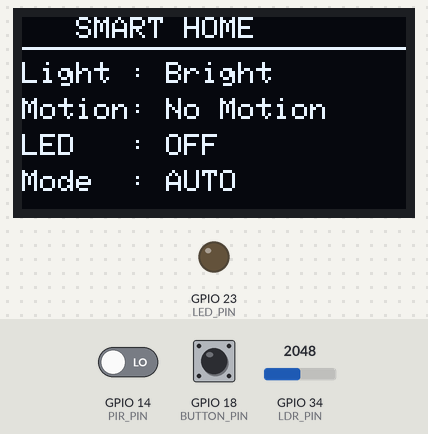
Recording of a sketch running on a simulated ESP32. Parts: 128×64 one-colour display, output pins drawn as LEDs (lit = HIGH). The inputs (shaded band) are chosen by the test bench; at power-on: GPIO 18 (BUTTON_PIN) HIGH, GPIO 14 (PIR_PIN) LOW, GPIO 34 (LDR_PIN) = 2048. What the sketch prints to the serial monitor is not drawn.

Above: at 3.2 s.
3.3 s: GPIO 18 (BUTTON_PIN) pulled LOW for 0.4 s
At 4.5 s:
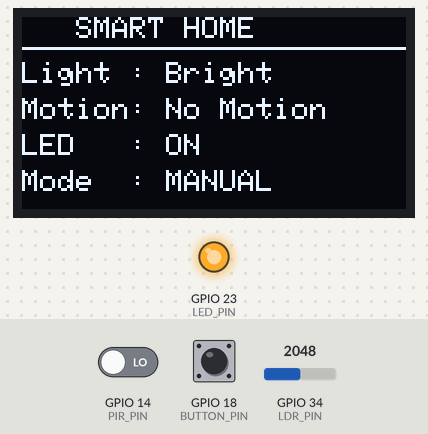
5.2 s: GPIO 14 (PIR_PIN) driven HIGH
At 6.2 s:
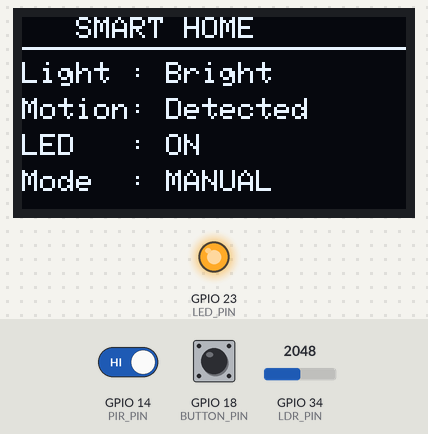
6.7 s: GPIO 34 (LDR_PIN) set to 1829
8.2 s: GPIO 34 (LDR_PIN) set to 1741
At 9.6 s:
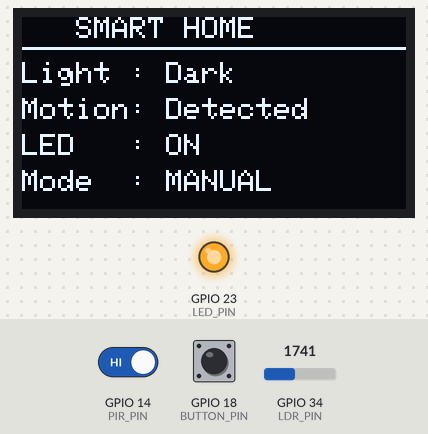
10.0 s: GPIO 18 (BUTTON_PIN) pulled LOW for 1 s
At 11.4 s:
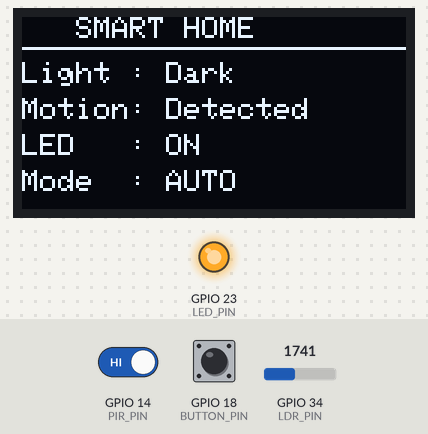
12.5 s: GPIO 14 (PIR_PIN) driven LOW
At 13.2 s:
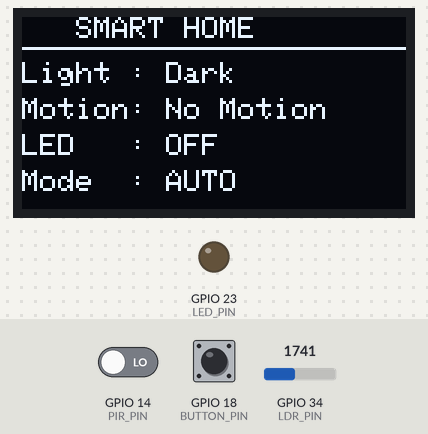
Timing chart, 0 to 15.1 s (numbered marks = the images above; inputs shaded):
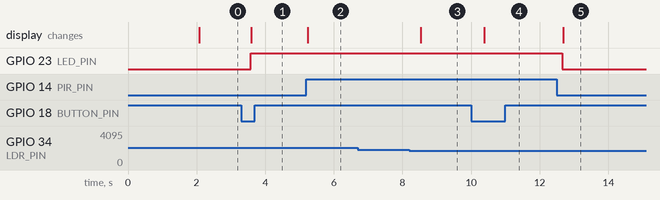

The sketch:

sketch.ino
```cpp
#include <Wire.h>
#include <Adafruit_GFX.h>
#include <Adafruit_SSD1306.h>

// OLED display size
#define SCREEN_WIDTH 128
#define SCREEN_HEIGHT 64

// Create OLED object
Adafruit_SSD1306 display(SCREEN_WIDTH, SCREEN_HEIGHT, &Wire, -1);

// Pin connections
#define LDR_PIN     34      // LDR Sensor
#define PIR_PIN     14      // PIR Motion Sensor
#define LED_PIN     23      // LED
#define BUTTON_PIN  18      // Push Button

// Variables
bool manualMode = false;        // Start in AUTO mode
bool ledState = false;          // LED initially OFF
bool lastButtonState = HIGH;    // Store previous button state

void setup() {

  // Start Serial Monitor
  Serial.begin(115200);

  // Start I2C communication
  Wire.begin(21,22);

  // Set pin modes
  pinMode(PIR_PIN, INPUT);
  pinMode(LED_PIN, OUTPUT);
  pinMode(BUTTON_PIN, INPUT_PULLUP);

  // Turn LED OFF initially
  digitalWrite(LED_PIN, LOW);

  // Initialize OLED Display
  if(!display.begin(SSD1306_SWITCHCAPVCC, 0x3C)){
    Serial.println("OLED Failed");
    while(1);
  }

  // Welcome message
  display.clearDisplay();
  display.setTextSize(2);
  display.setTextColor(SSD1306_WHITE);
  display.setCursor(10,20);
  display.println("SMART");
  display.display();

  delay(2000);
}

void loop() {

  // Read LDR value
  int ldrValue = analogRead(LDR_PIN);

  // Read PIR sensor
  bool motion = digitalRead(PIR_PIN);

  // Read push button
  bool buttonState = digitalRead(BUTTON_PIN);

  // Change AUTO/MANUAL mode when button is pressed
  if(lastButtonState == HIGH && buttonState == LOW){

    manualMode = !manualMode;

    // Keep previous LED state in Manual Mode
    if(manualMode)
      ledState = !ledState;

    delay(200);   // Button debounce
  }

  // Save current button state
  lastButtonState = buttonState;

  // AUTO Mode
  if(!manualMode){

    // Turn ON light only if it is dark and motion is detected
    if(ldrValue < 1800 && motion){
      ledState = true;
    }
    else{
      ledState = false;
    }

  }

  // Update LED
  digitalWrite(LED_PIN, ledState);

  // OLED Display
  display.clearDisplay();

  display.setTextSize(1);

  // Project title
  display.setCursor(18,0);
  display.println("SMART HOME");

  display.drawLine(0,10,127,10,SSD1306_WHITE);

  // Show Light Status
  display.setCursor(0,15);
  display.print("Light : ");

  if(ldrValue < 1800)
    display.println("Dark");
  else
    display.println("Bright");

  // Show Motion Status
  display.setCursor(0,27);
  display.print("Motion: ");

  if(motion)
    display.println("Detected");
  else
    display.println("No Motion");

  // Show LED Status
  display.setCursor(0,39);
  display.print("LED   : ");

  if(ledState)
    display.println("ON");
  else
    display.println("OFF");

  // Show Current Mode
  display.setCursor(0,51);
  display.print("Mode  : ");

  if(manualMode)
    display.println("MANUAL");
  else
    display.println("AUTO");

  // Display everything on OLED
  display.display();

  // Print data in Serial Monitor
  Serial.println("-------------------------");

  Serial.print("LDR Value : ");
  Serial.println(ldrValue);

  Serial.print("Motion    : ");
  if(motion)
    Serial.println("Detected");
  else
    Serial.println("No Motion");

  Serial.print("LED       : ");
  if(ledState)
    Serial.println("ON");
  else
    Serial.println("OFF");

  Serial.print("Mode      : ");
  if(manualMode)
    Serial.println("MANUAL");
  else
    Serial.println("AUTO");

  // Refresh every 300 ms
  delay(300);
}
```

Measured:
- the behaviour switches between 1800 and 1799 on GPIO 34 (LDR_PIN) (found by bisection; images 2 and 3)
- after the input at 3.3 s, GPIO 23 (LED_PIN): LOW → HIGH after 0.27 s; the display: changes after 0.30 s (image 1)
- after the input at 5.2 s, the display: changes at once (image 2)
- after the input at 6.7 s, every drawn part: stays the same
- after the input at 8.2 s, the display: changes after 0.33 s (image 3)
- after the input at 10.0 s, the display: changes after 0.38 s (image 4)
- after the input at 12.5 s, GPIO 23 (LED_PIN): HIGH → LOW after 0.16 s; the display: changes after 0.18 s (image 5)
